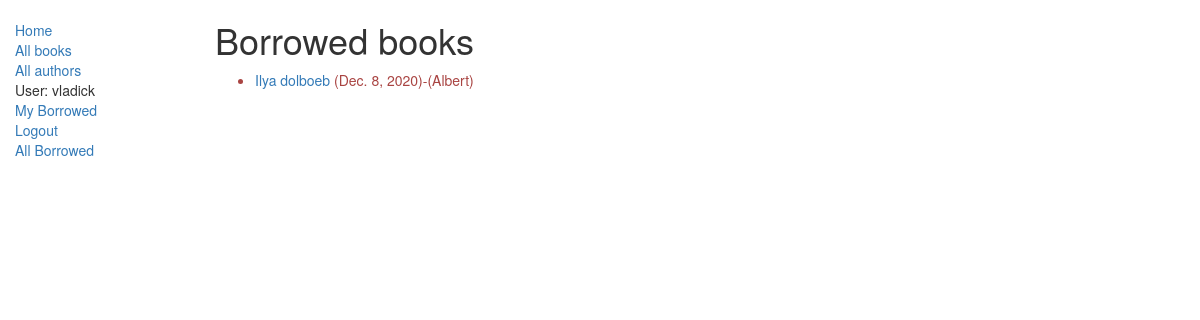
/catalog/borrowed/ (signed in), run on an earlier commit of the app's database.
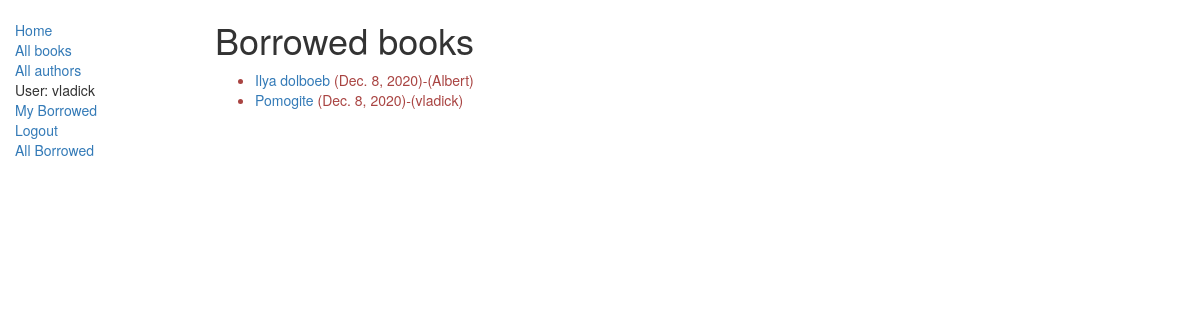
And on a later commit of the database.
### catalog/models.py (models this page shows, shortened)
class BookInstance(models.Model):
    borrower = models.ForeignKey(User, on_delete=models.SET_NULL, null=True, blank=True)
    @property
    def is_overdue(self):
        if self.due_back and date.today() > self.due_back:
            return True
        return False
    id = models.UUIDField(primary_key=True, default=uuid.uuid4,
                          help_text="Unique ID for this particular book across whole library")
    book = models.ForeignKey('Book', on_delete=models.SET_NULL, null=True)
    imprint = models.CharField(max_length=200)
    due_back = models.DateField(null=True, blank=True)
    LOAN_STATUS = (
        ('m', 'Maintenance'),
        ('o', 'On loan'),
        ('a', 'Available'),
        ('r', 'Reserved'),
    )
    status = models.CharField(max_length=1, choices=LOAN_STATUS, blank=True, default='m', help_text='Book availability')
    class Meta:
        ordering = ["due_back"]
        permissions = (("can_mark_returned", "Set book as returned"),)
    objects = models.Manager()

class Book(models.Model):
    title = models.CharField(max_length=200)
    author = models.ForeignKey('Author', on_delete=models.SET_NULL, null=True)
    summary = models.TextField(max_length=1000, help_text="Enter a brief description of the book")
    isbn = models.CharField('ISBN', max_length=13,
                            help_text='13 Character <a href="https://www.isbn-international.org/content/what-isbn">ISBN number</a>')
    genre = models.ManyToManyField(Genre, help_text="Select a genre for this book")
    objects = models.Manager()
    def display_genre(self):
        """
        Creates a string for the Genre. This is required to display genre in Admin.
        """
        return ', '.join([genre.name for genre in self.genre.all()[:3]])
    display_genre.short_description = 'Genre'

### catalog/views.py (the view)
# urls.py: path('borrowed/', views.LoanedBooksByAllUsersListView.as_view(), name='borrowed'),
class LoanedBooksByAllUsersListView(LoginRequiredMixin, generic.ListView):
    model = BookInstance
    permission_required = 'catalog.can_mark_returned'
    template_name = 'catalog/bookinstance_list_borrowed_user.html'
    paginate_by = 10
    def get_queryset(self):
        return BookInstance.objects.all()

### catalog/templates/catalog/bookinstance_list_borrowed_user.html
{% extends "base_generic.html" %}
{% block content %}
<h1>Borrowed books</h1>
{% if bookinstance_list %}
<ul>
    {% for bookinst in bookinstance_list %}
    {% if perms.catalog.can_mark_returned %}
    <li class="{% if bookinst.is_overdue %}text-danger{% endif %}">
        <a href="{% url 'book-detail' bookinst.book.pk %}">{{bookinst.book.title}}</a> ({{ bookinst.due_back }})-({{ bookinst.borrower }})
    </li>
    {% else %}
    <li class="{% if bookinst.is_overdue %}text-danger{% endif %}">
        <a href="{% url 'book-detail' bookinst.book.pk %}">{{bookinst.book.title}}</a> ({{ bookinst.due_back }})
    </li>
    {% endif %}
    {% endfor %}
</ul>
{% else %}
<p>There are no books borrowed.</p>
{% endif %}
{% endblock %}

What changed in the data, as far as the page shows it:
added BookInstance: book "Pomogite", due_back "Dec. 8, 2020", borrower "vladick"
